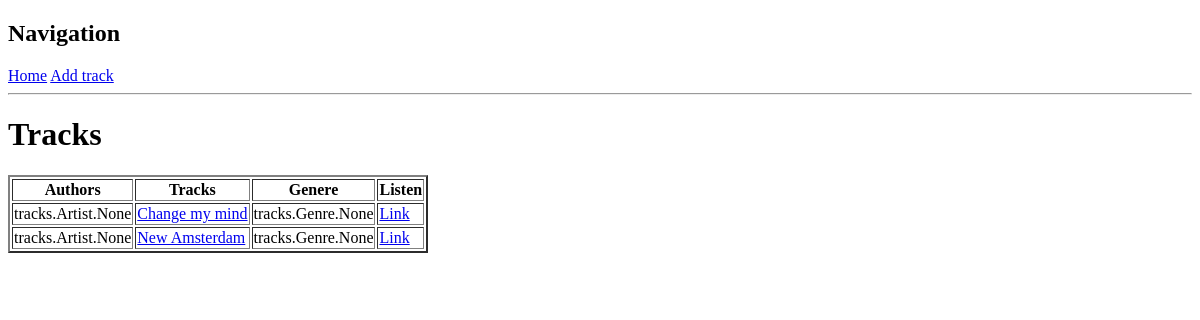
Before: / with the older database file.
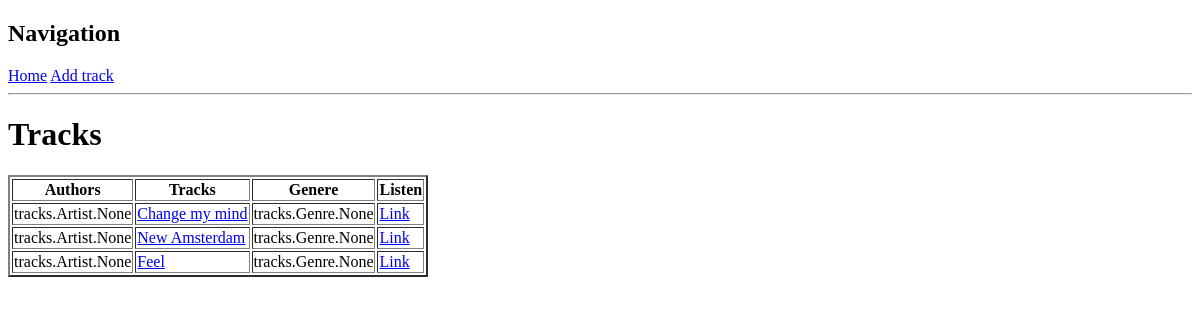
After: the same page with the newer database file.
### tracks/models.py (models this page shows, shortened)
class Track(models.Model):
    title = models.CharField(max_length=200)
    author = models.ManyToManyField('Artist', blank=True)
    label = models.CharField(max_length=200, blank=True)
    description = models.TextField(null=True, blank=True)
    demo_link = models.CharField(max_length=2000, null=True, blank=True)
    genres = models.ManyToManyField('Genre', blank=True)
    added = models.DateTimeField(auto_now_add=True)
    id = models.UUIDField(default=uuid.uuid4, unique=True,
                          primary_key=True, editable=False)

### tracks/views.py (the view)
# urls.py: path('', include('tracks.urls'))
def tracks(request):
    tracks = Track.objects.all()  # pylint: disable=maybe-no-member
    artists = Artist.objects.all()  # pylint: disable=maybe-no-member
    context = {
        'tracks': tracks,
        'artists': artists,
        }
    return render(request, 'tracks/tracks.html', context)

### tracks/templates/tracks/tracks.html
{% extends 'main.html' %}
{% block content %}
<h1>Tracks</h1>
<table border="2px">
    <tr>
        <th>Authors</th>
        <th>Tracks</th>
        <th>Genere</th>
        <th>Listen</th>
    </tr>
    {% for track in tracks %}
        <tr>
            <td>{{track.author}}</td>
            <td><a href="{% url 'track' track.id %}">{{track.title}}</a></td>
            <td>{{track.genres}}</td>
            <td><a href={{track.demo_link}} target="_blank">Link</a></td>
        </tr>
    {% endfor %}
</table>
{% endblock content %}

### templates/main.html (shortened to what this page needs)
<!DOCTYPE html>
<html>
<head>
</head>
<body>
    {% include 'navbar.html' %}
    {% block content %}
    {% endblock content %}
</body>
</html>

### templates/navbar.html
<h2>Navigation</h2>
<a href="/">Home</a>
<a href="{% url 'add-track' %}">Add track</a>
<hr>

Changed rows visible on the page:
added Track: author "tracks.Artist.None", title "Feel", genres "tracks.Genre.None"
